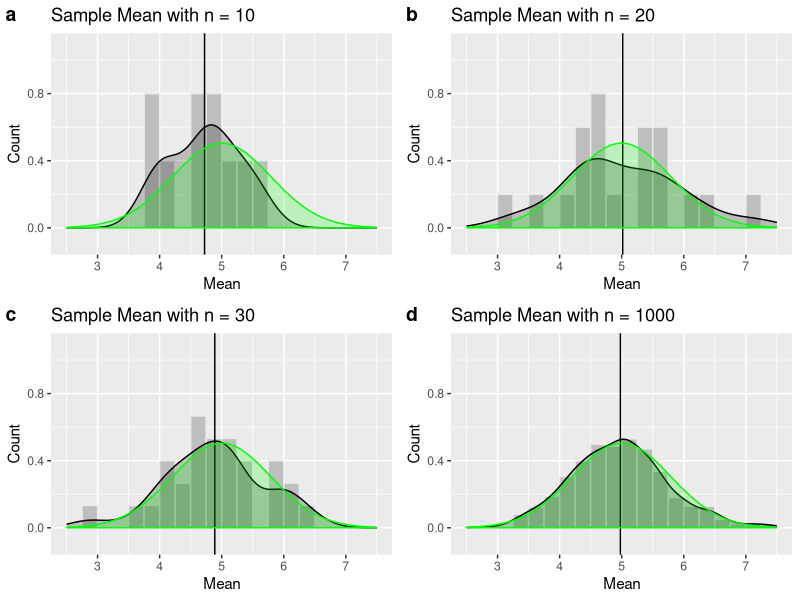

Here is the R script that generated this plot:
## ---- chunk 1
knitr::opts_chunk$set(echo = TRUE)
## ---- chunk 2
options(scipen = 999)
options(digits = 3)

# Verify the simulation data is formatted as a list of n matrices
VERIFY_SOURCE_FILE = FALSE    # store to file
VERIFY_SOURCE_SCR  = FALSE    # print to screen
RUN_SIM_VERIFY     = FALSE    # run verification tests

# Verify the mean column data is stored as a list of lists.
VERIFY_MEAN_DISTRIB_FILE  = FALSE
VERIFY_MEAN_DISTRIB_SCR   = TRUE
RUN_VERIFY_MEAN_DISTRIB   = FALSE

# Verify the simulation data 
VERIFY_SAMPLE_STATS_FILE  = FALSE
VERIFY_SAMPLE_STATS_SCR   = FALSE
RUN_VERIFY_STATS          = FALSE

# Verify the mean distribution images 
VERIFY_MEAN_DIST_IMG      = TRUE
RUN_MEAN_DIST_IMG         = TRUE

# Verify the mean convergence image 
VERIFY_CONVERGE_IMG       = FALSE
RUN_VERIFY_CONVERGE_IMG   = FALSE

# Verify the Tooth image 
VERIFY_TOOTH_DATA         = FALSE
RUN_VERIFY_TOOTH_DATA     = FALSE

# Verify the TOOTH image 
VERIFY_TOOTH_IMG          = FALSE
RUN_VERIFY_TOOTH_IMG      = FALSE

# Verify the convergence table 
VERIFY_CONVERGE_TABLE     = FALSE
RUN_VERIFY_CONVERGE_TABLE = FALSE

# Verify the convergence table 
VERIFY_TOOTH_SUMMARY      = FALSE
RUN_VERIFY_TOOTH_SUMMARY  = FALSE

# Verify the convergence table 
RUN_CALCULATE_AREA_D      = FALSE
VERIFY_CALCULATE_AREA_D   = FALSE

library(dplyr)
library(ggplot2)
library(gridExtra)
library(knitr)
library(kableExtra)
library(ggpubr)
library(matrixStats)
library(data.table)
library(sfsmisc)

set.seed(2063)

## ---- chunk 3

generateSimData <- function(sampleRepetition, sampleSize, lambda)
{
  if(RUN_SIM_VERIFY & VERIFY_MEAN_DISTRIB_SCR & FALSE)
  {
    print("generateSimData: verify inputs")
    print(paste0("sampleRepetitions = ", sampleRepetition))
    print(paste0("sampleSize   = ", sampleSize))
    print(paste0("lambda       = ", lambda))
  }

  # ----------------------------------------------------------------------------------
  simData <- list()

  for (i in 1:length(sampleRepetition)) {
    simData[[i]] <- matrix(rexp(sampleRepetition[i]*sampleSize, lambda), 
                                   nrow = sampleSize, ncol = sampleRepetition[i])
  }
  # ----------------------------------------------------------------------------------

  if(RUN_SIM_VERIFY & VERIFY_SOURCE_FILE & FALSE)
  {
    print("generateSimData: store in simData_#.csv")
    filename <- paste0("simData_", sampleRepetition[i], ".csv")
    write.csv(sampleMatrix, filename, row.names=FALSE)
  }

  if(RUN_SIM_VERIFY & VERIFY_SOURCE_SCR & FALSE)
  {
    print("generateSimData: ")
    print(simData)
  }

  return (simData)
}

if(RUN_SIM_VERIFY & FALSE)
{
  lambda       <- 0.2
  sampleSize   <- 40
  sampleRepetition  <- c(10, 20, 30, 40)
  
  simData <- generateSimData(sampleRepetition, sampleSize, lambda)

  print("RUN_SIM_VERIFY: simData")
  print(simData)
}

## ---- chunk 4

calcMeanDistributions <- function(sampleRepetition, simData)
{
  if(RUN_VERIFY_MEAN_DISTRIB & VERIFY_MEAN_DISTRIB_SCR & FALSE)
  {
    print("generateSimData: verify inputs")
    print(paste0("sampleRepetitions = ", sampleRepetition))
    # print("simData = ")
    # print(simData)
    print("Test sim data separately")
  }

  # ----------------------------------------------------------------------------------
  meanDistributions <- list()

  for (i in 1:length(sampleRepetition)) {
    meanDistributions[[i]]   <- colMeans(simData[[i]])
  }
  # ----------------------------------------------------------------------------------
 
  return (meanDistributions)
}

if(RUN_VERIFY_MEAN_DISTRIB & FALSE)
{
  print("RUN_VERIFY_MEAN_DISTRIB: meanDistributions")
  lambda       <- 0.2
  sampleSize   <- 40
  sampleRepetition  <- c(10, 20, 30, 40)
  
  simData           <- generateSimData(sampleRepetition, sampleSize, lambda)
  meanDistributions <- calcMeanDistributions(sampleRepetition, simData)

  print("RUN_VERIFY_MEAN_DISTRIB: meanDistributions")
  print(sampleRepetition, meanDistributions)
}

## ---- chunk 5

getSampleMeansStats <- function (sampleRepetition, meanDistributions, mu, var)
{
  if(RUN_VERIFY_STATS & VERIFY_SAMPLE_STATS_SCR & FALSE)
  {
    print("getSampleMeansStats: verify inputs")
    print(paste0("sampleRepetitions = ", sampleRepetition))
    print(paste0("mu           = ", mu))
    print(paste0("var          = ", var))
    # print("meanDistributions = ")
    # print(meanDistributions)
    print("Test meanDistributions separately")
  }

  # -----------------------------------------------------------------------------
  sampleStats <- data.frame(N_obs = integer(), mu = double(), muErr = double(), 
                            variation = double(), varErr = double())  
  for (i in 1:length(sampleRepetition)) {
    xbar     <- mean(meanDistributions[[i]])
    variance <- var(meanDistributions[[i]])

    sampleStats  <- rbind(sampleStats, 
                           c(sampleRepetition[i], xbar, abs((mu - xbar)/xbar),
                             variance, abs((var - variance)/variance)))
  }
  colnames(sampleStats) <- c("NRep", "Mean", "AbsErr_Mean", "Variance", "AbsEr_Var")
  # -----------------------------------------------------------------------------
  
  return (sampleStats)
}

if(RUN_VERIFY_STATS & TRUE)
{
  lambda       <- 0.2
  sampleSize   <- 40
  mu           <- 1/lambda
  var          <- mu^2/sqrt(sampleSize)
  sampleRepetition  <- c(10, 20, 30, 40)

  simData           <- generateSimData(sampleRepetition, sampleSize, lambda)
  meanDistributions <- calcMeanDistributions(sampleRepetition, simData)
  sampleMeansStats  <- getSampleMeansStats(sampleRepetition, meanDistributions, mu, var)
  print("RUN_VERIFY_STATS: sampleMeansStats")
  print(sampleMeansStats)
}

## ---- chunk 6

imageConvergence <- function(sampleRepetition, sampleMeansStats)
{
  if(RUN_VERIFY_CONVERGE_IMG & VERIFY_CONVERGE_IMG & FALSE)
  {
    print("imageConvergence: verify inputs")
    print(paste0("sampleRepetitions = ", sampleRepetition))
    print(paste0("sampleMeansStats  = ", sampleMeansStats))
  }

  # ----------------------------------------------------------------------------------
  sampleMeansStats <- cbind(sampleMeansStats, variance = sampleMeansStats$Variance + 5)
  # ----------------------------------------------------------------------------------
  
 if(RUN_VERIFY_CONVERGE_IMG & VERIFY_CONVERGE_IMG & FALSE)
  {
    print(paste0("sampleMeansStats  = ", sampleMeansStats))
  }
  

  # ----------------------------------------------------------------------------------
  graphTics   <- c(5, 10, 100, 1000, 10000, 100000, 1000000, 10000000)

  plt <- ggplot(sampleMeansStats, aes(x = NRep)) +
    geom_hline(yintercept = 5, color="gray", linewidth = 0.5) +
    geom_hline(yintercept = 5.625, color="pink", linewidth = 0.5) +
    geom_line(aes(y=Mean, color='Mean')) +
    geom_line(aes(y=variance, color='Variance')) +
    scale_x_log10(breaks = graphTics, limits = c(sampleRepetition[1],
                  sampleRepetition[28]+1)) +
    scale_y_continuous(limits = c( 4.0, 6.0 ), "Mean",
    sec.axis = sec_axis(~ . - 5.0, name = "Variance")) +
    ggtitle("Sample Mean and Variance") + xlab("Sample Size (log n)") +
    scale_color_manual(
      name='Statistic', breaks=c('Mean', 'Variance'),
      values=c('Mean'='black', 'Variance'='red')) #+
    theme(plot.title = element_text(size = 10, hjust = 0.5),
          axis.title.x = element_text(size = 8),
          axis.title.y = element_text(size = 8),
          axis.text.x = element_text(face="bold", size=6),
          axis.text.y = element_text(face="bold", size=6),
          legend.title = element_text(size = 6),
          legend.text = element_text(size = 6),
          legend.key.size = unit(2, 'mm'),
          legend.position = c(0.85, 0.75))

  ggsave(plot = plt, width = 4.0, height = 2.5, dpi = 300,
         filename = "converge.png")
  # ----------------------------------------------------------------------------------
}

if(RUN_VERIFY_CONVERGE_IMG & FALSE)
{
  lambda       <- 0.2
  sampleSize   <- 40
  mu           <- 1/lambda
  var          <- mu^2/sqrt(sampleSize)
  sampleRepetition  <- c(10, 100, 1000, 10000, 100000, 1000000, 10000000)

  simData           <- generateSimData(sampleRepetition, sampleSize, lambda)
  meanDistributions <- calcMeanDistributions(sampleRepetition, simData)
  sampleMeansStats  <- getSampleMeansStats(sampleRepetition, meanDistributions, mu, var)
  imageConvergence(sampleRepetition, sampleMeansStats)
  
  print("RUN_VERIFY_CONVERGE: : check image")
  print(sampleMeansStats)
}

## ---- chunk 7

imageMeanDistribution <- function(sampleRepetition, sampleSize, meanDistributions, 
                                  binRange, binName, mu, var)
{
  if(RUN_MEAN_DIST_IMG & VERIFY_MEAN_DIST_IMG & FALSE)
  {
    print("imageMeanDistribution: verify inputs")
    print(paste0("sampleRepetitions = ", sampleRepetition))
    print(paste0("binRange          = ", binRange))
    print(paste0("binName           = ", binName))
    print(paste0("binName           = ", class(binName)))
    print(paste0("sampleSize        = ", sampleSize))
    # print("meanDistributions = ")
    # print(meanDistributions)
    print("Test meanDistributions separately")
  }

  # -----------------------------------------------------------------------------
  label <- c("a", "b","c","d")
  pltList <- list()

  for (i in 1:length(sampleRepetition)) {
    frame  <- data.frame(pdf = meanDistributions[[i]])
    colnames(frame) <- c("pdf")

    # ###########################################################################
    if(RUN_MEAN_DIST_IMG & VERIFY_MEAN_DIST_IMG & FALSE)
    {
      print(paste0("imageMeanDistribution: len binRange:    ", length(binRange)))
      print(paste0("imageMeanDistribution: len binName:     ", length(binName)))
      print(paste0("imageMeanDistribution: len binName:     ", binName))
      print("imageMeanDistribution: -------------------- frame")
      print(frame)
    }
    # ###########################################################################

    pltList[[i]] <- ggplot(frame, aes(x = pdf)) +
      geom_histogram(aes(y=..density..), breaks = binRange, fill="gray", color="#e9ecef") +
      geom_vline(aes(xintercept=mean(pdf)), color="black", size = 0.5) +
      geom_density(alpha = 0.2, fill="black")  +
      stat_function(fun = function (x)
        dnorm(x, mean =  mu, sd = mu/sqrt(sampleSize)),
        color = "green", fill = "green",
                geom = "area", alpha = 0.2) +
      ggtitle(paste0("Sample Mean with n = ", sampleRepetition[i])) +
      scale_x_continuous(limits = c(2.5, 7.5), "Mean") +
      scale_y_continuous(limits = c(-0.1, 1.1), "Count")
  }

  # ###########################################################################
  # ###########################################################################
  # d<-density(frame[["pdf"]])
  # dd <- approxfun(d$x, d$y)
  # val <- dd(mean(frame[["pdf"]]))
  # print(val)
  # print(mean(frame[["pdf"]]))

  d<-density(binRange)
  print("dx")
  print(d$x)
  print("dy")
  print(d$y)
  dd <- approxfun(d$x, d$y)
  val <- dd(mean(binRange))
  print(val)
  print(mean(binRange))

  # vals <- ggplot_build(pltList[[1]])$data[[1]]
  # print(vals)
  # ###########################################################################
  # ###########################################################################

  plt <- ggarrange(pltList[[1]], pltList[[2]], pltList[[3]], pltList[[4]],
          labels = label,
          ncol = 2, nrow = 2)

  ggsave(plot = plt, width = 6.0, height = 4.0, dpi = 300,
         filename = "distribution.png")
  # -----------------------------------------------------------------------------

}

if(RUN_MEAN_DIST_IMG & TRUE)
{
  lambda       <- 0.2
  sampleSize   <- 40
  mu           <- 1/lambda
  var          <- mu^2/sqrt(sampleSize)
  sampleRepetition  <- c(10, 20, 30, 1000)
  binRange          <- seq(2.5, 7.5, by = 0.25)
  binName           <- list()

  for (i in 1:(length(binRange)-1)) {
    # print(paste0("[", binRange[i], ", ", binRange[i+1], ")"))
    binName <- append(binName, paste0("[", binRange[i], ", ", binRange[i+1], ")"))
  }

  simData           <- generateSimData(sampleRepetition, sampleSize, lambda)
  meanDistributions <- calcMeanDistributions(sampleRepetition, simData)
  imageMeanDistribution(sampleRepetition, sampleSize, meanDistributions, 
                        binRange, binName, mu, var)
  print("RUN_MEAN_DIST_IMG: check image")
}


## ---- chunk 8

generateToothData <- function (ToothGrowth)
{
  if(VERIFY_TOOTH_DATA & RUN_VERIFY_TOOTH_DATA & FALSE)
  {
    print("generateToothData: verify inputs")
    print("ToothGrowth = ")
    print(ToothGrowth)
  }

  # -----------------------------------------------------------------------------
  allFactor   <- as.factor(paste0(ToothGrowth$supp, "-", ToothGrowth$dose))
  ToothGrowth <- cbind(ToothGrowth, allFactor)
  # -----------------------------------------------------------------------------

  if(VERIFY_TOOTH_DATA & RUN_VERIFY_TOOTH_DATA & TRUE)
  {
    print("generateToothData: output")
    print("ToothGrowth = ")
    print(ToothGrowth)
  }

  return (ToothGrowth)

}

if(RUN_VERIFY_TOOTH_DATA & FALSE)
{
  doses      = c(0.5, 1.0, 2.0) # mg/day
  supplement = c("OJ", "AA")    # supplement of AA, OJ - Orange Juice, AA - Ascorbic Acid

  nPigs    <- 60
  nLength  <- nPigs/(length(doses)*length(supplement))
  nBins    <- nPigs/nLength
  # bw       <- c(3, 3, 4, 3, 3, 4)

  ToothGrowth <- generateToothData(ToothGrowth)
  print("RUN_VERIFY_TOOTH_DATA: ToothGrowth data")
  print(ToothGrowth)
}


## ---- chunk 9

generateToothImage <- function (ToothGrowth)
{
  if(VERIFY_TOOTH_IMG & RUN_VERIFY_TOOTH_IMG & TRUE)
  {
    print("generateToothImage: verify inputs")
    print("ToothGrowth = ")
    print(ToothGrowth)
  }

  # -----------------------------------------------------------------------------
ToothGrowth$dotColor <- c(rep("blue",10),
                          rep("green",10),
                          rep("orange",10),
                          rep("purple",10),
                          rep("yellow",10),
                          rep("red",10))

plt <- ggplot(ToothGrowth, aes_string(x = "allFactor", y = "len")) +
  geom_boxplot() +
  geom_dotplot(binaxis='y',
               stackdir='center',
               dotsize = 0.5,
               fill = ToothGrowth$dotColor) +
  labs(title="Effect of Vitamin C on Tooth Growth",
       subtitle="Supplement and Dosage",
       caption="Source: C. I. Bliss (1952). The Statistics of Bioassay. Academic Press.",
       x="Supplement (OJ, VC), Dosage(0.5, 1.0, 2.0)",
       y="Tooth Length")


ggsave(plot = plt, width = 4.0, height = 3.5, dpi = 300,
       filename = "tooth.png")
  # -----------------------------------------------------------------------------

}

if(RUN_VERIFY_TOOTH_IMG & TRUE)
{
  ToothGrowth <- generateToothData(ToothGrowth)
  generateToothImage(ToothGrowth)
  print("RUN_VERIFY_TOOTH_IMG: check image")
}

## ---- chunk 10
generateConvergeTable <- function (sampleMeansStats)
{
  if(RUN_VERIFY_CONVERGE_TABLE & VERIFY_CONVERGE_TABLE & TRUE)
  {
    print("imageConvergence: verify inputs")
    print(paste0("sampleMeansStats  = ", sampleMeansStats))
  }

  # damageTable <- damageTable %>%
  #   select(eval(parse(text = TABLE_FIELDS[[damageType]])))

  # -----------------------------------------------------------------------------
  resTable <- knitr::kable(sampleMeansStats, "latex",
    caption = paste0("Table 1"),
    digits = 3, align = "lrrr",
    col.names = c("NObs", "Mean", "Mean Error", "Var", "Var Error"), row.names = TRUE
    ) %>%
    kable_styling(bootstrap_options = c("striped", "hover"),
                  full_width = F,
                  position = "left",
                  font_size = 10) %>%
    column_spec(column=1, width="1cm") %>%
    column_spec(column=2, width="3cm") %>%
    column_spec(column=3, width="2cm") %>%
    column_spec(column=4, width="2cm") %>%
    kable_classic_2()
  # -----------------------------------------------------------------------------

  return (resTable)

}

if(RUN_VERIFY_CONVERGE_TABLE & TRUE)
{
  lambda       <- 0.2
  sampleSize   <- 40
  mu           <- 1/lambda
  var          <- mu^2/sqrt(sampleSize)
  sampleRepetition  <- c(10, 100, 1000, 10000, 100000, 1000000)

  simData           <- generateSimData(sampleRepetition, sampleSize, lambda)
  meanDistributions <- calcMeanDistributions(sampleRepetition, simData)
  sampleMeansStats  <- getSampleMeansStats(sampleRepetition, meanDistributions, mu, var)
  resTable          <- generateConvergeTable(sampleMeansStats)
  

  
  print("RUN_VERIFY_CONVERGE_TABLE: : resTable")
  resTable
}

## ---- chunk 11

 # Hypotheses:
 #  Difference of tooth length do to VC or OJ is zero
 #  Difference between {0.5, 1.0}, {0.5, 2.0},  {1.0, 2.0} are all zero
 # 
 # The number of observstions for each sample are the same (supplement = 30, dose = 20)
 # Find the difference in mean, and variance
 # 
 # t.test(father.son$sheight - father.son$fheight)
 # 
 # 


generateToothSummaries <- function(teeth)
{
  if(RUN_VERIFY_TOOTH_SUMMARY & VERIFY_TOOTH_SUMMARY & TRUE)
  {
    print("generateToothSummaries: verify inputs")
    print(paste0("ToothGrowth  = ", teeth))
  }

  # -----------------------------------------------------------------------------
  
  fullData <- rbind(teeth[[1]], teeth[[2]], teeth[[3]], 
                    teeth[[4]], teeth[[5]], teeth[[6]])
  fullSummary <- summary(fullData)

  vc0.5_1.0.Data <- rbind(teeth[[1]], teeth[[2]])
  vc1.0_2.0.Data <- rbind(teeth[[1]], teeth[[3]])
  vc0.5_2.0.Data <- rbind(teeth[[2]], teeth[[3]])

  oj0.5_1.0.Data <- rbind(teeth[[4]], teeth[[5]])
  oj1.0_2.0.Data <- rbind(teeth[[4]], teeth[[6]])
  oj0.5_2.0.Data <- rbind(teeth[[5]], teeth[[6]])

  vc_ojd0.5.Data <- rbind(teeth[[1]], teeth[[4]])
  vc_ojd1.0.Data <- rbind(teeth[[2]], teeth[[5]])
  vc_ojd2.0.Data <- rbind(teeth[[3]], teeth[[6]])

  vc0.5_1.0.Summary <- summary(vc0.5_1.0.Data)
  vc1.0_2.0.Summary <- summary(vc1.0_2.0.Data)
  vc0.5_2.0.Summary <- summary(vc0.5_2.0.Data)

  oj0.5_1.0.Summary <- summary(oj0.5_1.0.Data)
  oj1.0_2.0.Summary <- summary(oj1.0_2.0.Data)
  oj0.5_2.0.Summary <- summary(oj0.5_2.0.Data)

  vc_ojd0.5.Summary <- summary(vc_ojd0.5.Data)
  vc_ojd1.0.Summary <- summary(vc_ojd1.0.Data)
  vc_ojd2.0.Summary <- summary(vc_ojd2.0.Data)

  vc0.5_1.0.T <- t.test(len ~ dose, paired = FALSE, var.equal = FALSE, data = vc0.5_1.0.Data)
  vc0.5_1.0.T <- t.test(len ~ dose, paired = FALSE, var.equal = FALSE, data = vc0.5_1.0.Data)
  vc0.5_2.0.T <- t.test(len ~ dose, paired = FALSE, var.equal = FALSE, data = vc0.5_2.0.Data)

  oj0.5_1.0.T <- t.test(len ~ dose, paired = FALSE, var.equal = FALSE, data = oj0.5_1.0.Data)
  oj1.0_2.0.T <- t.test(len ~ dose, paired = FALSE, var.equal = FALSE, data = oj1.0_2.0.Data)
  oj0.5_2.0.T <- t.test(len ~ dose, paired = FALSE, var.equal = FALSE, data = oj0.5_2.0.Data)

  vc_ojd0.5.T <- t.test(len ~ supp, paired = FALSE, var.equal = FALSE, data = vc_ojd0.5.Data)
  vc_ojd1.0.T <- t.test(len ~ supp, paired = FALSE, var.equal = FALSE, data = vc_ojd1.0.Data)
  vc_ojd2.0.T <- t.test(len ~ supp, paired = FALSE, var.equal = FALSE, data = vc_ojd2.0.Data)

  # -----------------------------------------------------------------------------
  if((RUN_VERIFY_TOOTH_SUMMARY & VERIFY_TOOTH_SUMMARY) | TRUE)
  {
    print(vc0.5_1.0.T)
    print(vc0.5_1.0.T)
    print(vc0.5_2.0.T)

    print(oj0.5_1.0.T)
    print(oj1.0_2.0.T)
    print(oj0.5_2.0.T)

    print(vc_ojd0.5.T)
    print(vc_ojd1.0.T)
    print(vc_ojd2.0.T)
  }

  if((RUN_VERIFY_TOOTH_SUMMARY & VERIFY_TOOTH_SUMMARY) | TRUE)
  {
    # print(fullSummary)
    # print(vcSummary)
    # print(ojSummary)
    # print(d0.5.Summary)
    # print(d1.0.Summary)
    # print(d2.0.Summary)
  }
}

if(RUN_VERIFY_TOOTH_SUMMARY)
{
  supplement = c("OJ", "AA")    # supplement of AA, OJ - Orange Juice, AA - Ascorbic Acid
  doses      = c(0.5, 1.0, 2.0) # mg/day
  nPigs    <- 60
  nLength  <- nPigs/(length(doses)*length(supplement))
  teeth    <- list()
  
  ToothGrowth <- generateToothData(ToothGrowth)
  for (i in 1:6) { 
    start   <- ((i - 1) * nLength) + 1
    finish  <- i * nLength
    teeth[[i]] <- ToothGrowth[start : finish,]
    print("tooth")
    print(teeth[[i]])
  }
  
  generateToothSummaries(teeth)
}

## ---- chunk 12


integrateF <- function(fun, delta, lower = 0 , upper = 0, mu = 0, sigma = 0)
{
  array <- list()
  sum   <- 0.0

  if((RUN_CALCULATE_AREA_D & VERIFY_CALCULATE_AREA_D) & FALSE)
  {
    print(paste0("class delta = ", class(delta)))
    print(paste0("class mu    = ", class(mu)))
    print(paste0("class sigma = ", class(sigma)))
    print(paste0("pi = ", pi))
  }
  
  iters <- (upper - lower)/delta
  if (is.function(fun)) {
    for (step in seq(lower, upper, delta)) {
      # step <- i*delta
      y   <- fun(step, mu, sigma)
      sum <- sum + y*delta
      print(paste0("step = ", step, " y = ", y, " sum = ", sum))
    }
  } else {
    for (i in 1:iters){
      # print(array[[i]]*delta)
      sum = sum + fun[[i]]
    }
  }
  if((RUN_CALCULATE_AREA_D & VERIFY_CALCULATE_AREA_D) & FALSE)
  {
    print("array ")
    print(paste0("type array ", class(array)))
    print(paste0("type array [1] ", class(array[1])))
    print(paste0("type array [[1]] ", class(array[[1]])))
    print(paste0("type array [[1]] ", array[[1]]))
    print(paste0("type array [[1]] * 3 ", array[[1]] * delta))
  }

  return (sum)
}

calcAreaDelta <- function(sampleRepetition, meanDistributions, mu, sigma)
{
  if((RUN_CALCULATE_AREA_D & VERIFY_CALCULATE_AREA_D) & FALSE)
  {
    print("generateSimData: verify inputs")
    print(paste0("sampleRepetitions = ", sampleRepetition))
    print("meanDistributions = ")
    print(meanDistributions)
    # print("Test meanDistributions separately")
  }

  # ----------------------------------------------------------------------------------
  normalF <- function(x, mu, sigma) {
    # return(exp(-((x - mu)/ sigma)^2 / 2) / (sqrt(2*pi)*sigma))
    return(exp(-((x - mu)/ sigma)^2 / 2) / (sqrt(2*pi)*sigma))
  }

  theoreticalArea = integrateF(normalF, 0.1, -10, 20, mu, sigma)
  print(paste0("theoreticalArea = ", theoreticalArea)) 
  for (i in 1:length(sampleRepetition)) {
    samplePDF <- density(meanDistributions[[i]], from=0, to=9)
    # sampleArea <- integrateF(meanDistributions[[i]], sampleRepetition[i], 0, 10)
    # print(paste0("sampleArea[", i, "]", sampleArea))
  }
  # ----------------------------------------------------------------------------------

  return (meanDistributions)
}

if(RUN_CALCULATE_AREA_D & FALSE)
{
  sampleSize   <- 40
  sampleRepetition  <- c(10, 20, 30, 40)
  lambda       <- 0.2
  mu           <- 1/lambda
  sigma        <- mu

  simData           <- generateSimData(sampleRepetition, sampleSize, lambda)
  meanDistributions <- calcMeanDistributions(sampleRepetition, simData)

  calcAreaDelta(sampleRepetition, meanDistributions, mu, sigma)

  print("RUN_CALCULATE_AREA_D")

}
